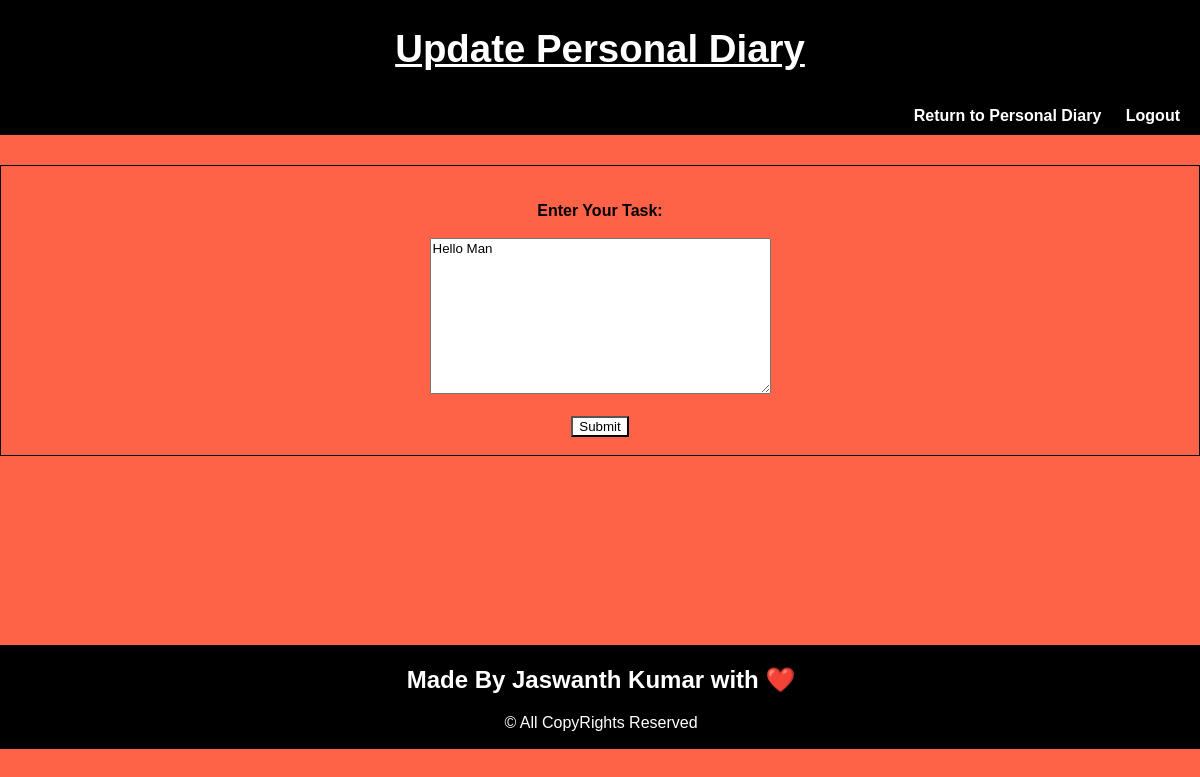
Before: /upd/1 with the older database file.
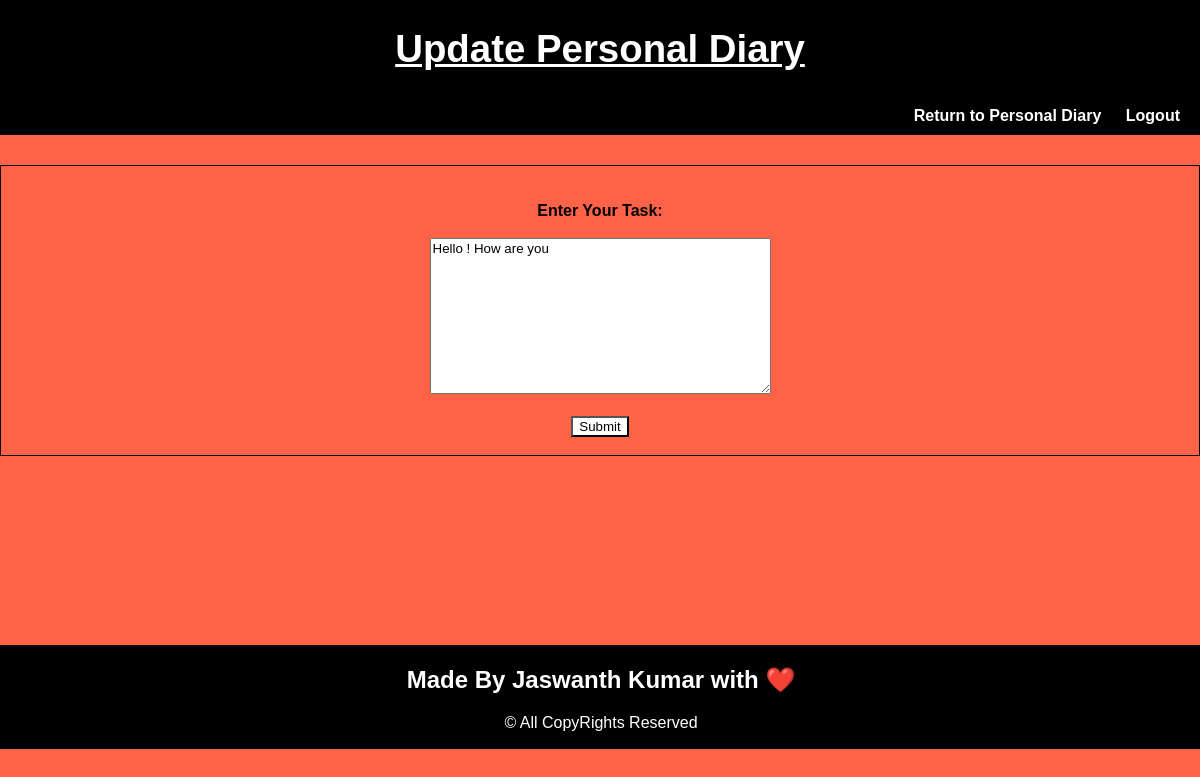
After: the same page with the newer database file.
### app.py (models this page shows)
class Note(db.Model):
    id = db.Column(db.Integer, primary_key=True)
    note_text = db.Column(db.String(1000), nullable=False)
    date_created = db.Column(db.DateTime, default=datetime.utcnow)
    user_id = db.Column(db.Integer, db.ForeignKey('user.id'))

### app.py (the view)
@app.route('/upd/<int:id>',methods=['POST','GET'])
def upda(id):
    note = Note.query.get_or_404(id)
    if request.method == 'POST':
        note.note_text = request.form['updanote']
        try:
            db.session.commit()
            return redirect('/personalnotes')
        except:
            return "There was an error"
    else:
        return render_template('updatenotes.html',note=note)

### templates/updatenotes.html (shortened to what this page needs)
<!DOCTYPE html>
<html>
    <head>
    </head>
    <body>
        <header><h1>Update Personal Diary</h1></header>
        <nav>
            <a href="{{url_for('personalnotes')}}">Return to Personal Diary</a>
            <a href="{{url_for('logout')}}">Logout</a>
        </nav>
        <div class="container">
            <div class="noteform">
                <form class="note" action="/upd/{{note.id}}" method="POST">
                    <br><br>
                    <label><b>Enter Your Task: </b></label><br><br>
                    <textarea type="text" name="updanote" rows="10" cols="40">{{note.note_text}}</textarea><br><br>
                    <input type="submit" name="submit" id="submit">
                    <br><br>
                </form>
            </div>
        </div>
        <footer>
            <h2>Made By Jaswanth Kumar with ❤️</h2>
            <p>&copy; All CopyRights Reserved</p>
        </footer>
    </body>
</html>

Changed rows visible on the page:
changed Note: updanote "Hello Man" → "Hello ! How are you"
